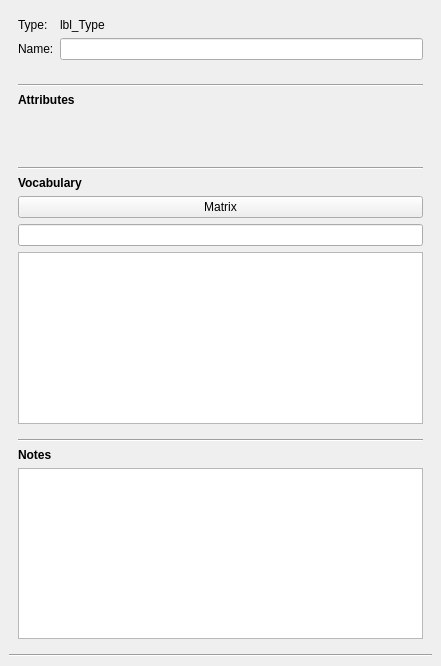
<?xml version="1.0" encoding="UTF-8"?>
<ui version="4.0">
 <class>Inspector</class>
 <widget class="QDockWidget" name="Inspector">
  <property name="geometry">
   <rect>
    <x>0</x>
    <y>0</y>
    <width>441</width>
    <height>666</height>
   </rect>
  </property>
  <property name="sizePolicy">
   <sizepolicy hsizetype="Expanding" vsizetype="Preferred">
    <horstretch>0</horstretch>
    <verstretch>0</verstretch>
   </sizepolicy>
  </property>
  <property name="minimumSize">
   <size>
    <width>152</width>
    <height>262</height>
   </size>
  </property>
  <property name="maximumSize">
   <size>
    <width>524287</width>
    <height>524287</height>
   </size>
  </property>
  <property name="features">
   <set>QDockWidget::DockWidgetClosable|QDockWidget::DockWidgetMovable|QDockWidget::DockWidgetFloatable</set>
  </property>
  <property name="windowTitle">
   <string>Inspector</string>
  </property>
  <widget class="QWidget" name="dockWidgetContents">
   <layout class="QVBoxLayout" name="verticalLayout">
    <item>
     <widget class="QWidget" name="widget_header" native="true">
      <property name="sizePolicy">
       <sizepolicy hsizetype="Preferred" vsizetype="Fixed">
        <horstretch>0</horstretch>
        <verstretch>0</verstretch>
       </sizepolicy>
      </property>
      <property name="maximumSize">
       <size>
        <width>16777215</width>
        <height>16777215</height>
       </size>
      </property>
      <layout class="QFormLayout" name="formLayout">
       <item row="0" column="0">
        <widget class="QLabel" name="label">
         <property name="text">
          <string>Type:</string>
         </property>
        </widget>
       </item>
       <item row="0" column="1">
        <widget class="QLabel" name="lbl_Type">
         <property name="text">
          <string>lbl_Type</string>
         </property>
        </widget>
       </item>
       <item row="1" column="0">
        <widget class="QLabel" name="label_2">
         <property name="text">
          <string>Name:</string>
         </property>
        </widget>
       </item>
       <item row="1" column="1">
        <widget class="QLineEdit" name="lineEdit_Name">
         <property name="sizePolicy">
          <sizepolicy hsizetype="Preferred" vsizetype="Fixed">
           <horstretch>0</horstretch>
           <verstretch>0</verstretch>
          </sizepolicy>
         </property>
        </widget>
       </item>
      </layout>
     </widget>
    </item>
    <item>
     <widget class="QScrollArea" name="scrollArea">
      <property name="sizePolicy">
       <sizepolicy hsizetype="Preferred" vsizetype="Preferred">
        <horstretch>0</horstretch>
        <verstretch>0</verstretch>
       </sizepolicy>
      </property>
      <property name="frameShape">
       <enum>QFrame::NoFrame</enum>
      </property>
      <property name="horizontalScrollBarPolicy">
       <enum>Qt::ScrollBarAlwaysOff</enum>
      </property>
      <property name="sizeAdjustPolicy">
       <enum>QAbstractScrollArea::AdjustToContents</enum>
      </property>
      <property name="widgetResizable">
       <bool>true</bool>
      </property>
      <property name="alignment">
       <set>Qt::AlignCenter</set>
      </property>
      <widget class="QWidget" name="scrollAreaWidget">
       <property name="geometry">
        <rect>
         <x>0</x>
         <y>0</y>
         <width>423</width>
         <height>554</height>
        </rect>
       </property>
       <layout class="QVBoxLayout" name="verticalLayout_2">
        <item>
         <widget class="Line" name="line_3">
          <property name="orientation">
           <enum>Qt::Horizontal</enum>
          </property>
         </widget>
        </item>
        <item>
         <widget class="QLabel" name="label_4">
          <property name="text">
           <string>&lt;html&gt;&lt;head/&gt;&lt;body&gt;&lt;p&gt;&lt;span style=&quot; font-weight:600;&quot;&gt;Attributes&lt;/span&gt;&lt;/p&gt;&lt;/body&gt;&lt;/html&gt;</string>
          </property>
         </widget>
        </item>
        <item>
         <widget class="QWidget" name="contentWidget" native="true">
          <layout class="QVBoxLayout" name="verticalLayout_3"/>
         </widget>
        </item>
        <item>
         <spacer name="verticalSpacer">
          <property name="orientation">
           <enum>Qt::Vertical</enum>
          </property>
          <property name="sizeType">
           <enum>QSizePolicy::Maximum</enum>
          </property>
          <property name="sizeHint" stdset="0">
           <size>
            <width>20</width>
            <height>40</height>
           </size>
          </property>
         </spacer>
        </item>
        <item>
         <widget class="QWidget" name="widget_vocabulary_section" native="true">
          <layout class="QVBoxLayout" name="verticalLayout_5">
           <property name="leftMargin">
            <number>0</number>
           </property>
           <property name="topMargin">
            <number>11</number>
           </property>
           <property name="rightMargin">
            <number>0</number>
           </property>
           <item>
            <widget class="Line" name="line_4">
             <property name="orientation">
              <enum>Qt::Horizontal</enum>
             </property>
            </widget>
           </item>
           <item>
            <widget class="QLabel" name="label_3">
             <property name="text">
              <string>&lt;b&gt;Vocabulary</string>
             </property>
            </widget>
           </item>
           <item>
            <widget class="QPushButton" name="btn_VocMatrix">
             <property name="text">
              <string>Matrix</string>
             </property>
            </widget>
           </item>
           <item>
            <widget class="QLineEdit" name="lineEdit_Vocabulary"/>
           </item>
           <item>
            <widget class="QTextEdit" name="textEdit_VocList">
             <property name="readOnly">
              <bool>true</bool>
             </property>
            </widget>
           </item>
          </layout>
         </widget>
        </item>
        <item>
         <widget class="Line" name="line_2">
          <property name="orientation">
           <enum>Qt::Horizontal</enum>
          </property>
         </widget>
        </item>
        <item>
         <layout class="QVBoxLayout" name="verticalLayout_4">
          <item>
           <widget class="QLabel" name="notesLabel">
            <property name="text">
             <string>&lt;b&gt; Notes</string>
            </property>
           </widget>
          </item>
          <item>
           <widget class="QTextEdit" name="textEdit_Notes"/>
          </item>
         </layout>
        </item>
       </layout>
      </widget>
     </widget>
    </item>
    <item>
     <widget class="Line" name="line">
      <property name="sizePolicy">
       <sizepolicy hsizetype="Preferred" vsizetype="Fixed">
        <horstretch>0</horstretch>
        <verstretch>0</verstretch>
       </sizepolicy>
      </property>
      <property name="orientation">
       <enum>Qt::Horizontal</enum>
      </property>
     </widget>
    </item>
   </layout>
  </widget>
 </widget>
 <resources/>
 <connections/>
</ui>
